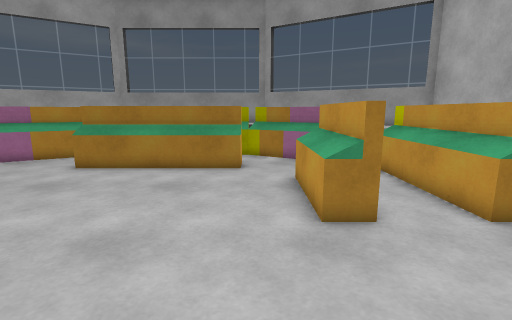
view 1 (above)

24 first-person views from a walk through a Unity game level. The camera is 1.2 m above the floor, tilts 10° down and sees 85° across. The floor is counted in squares, 0.5 m on a side. Each view is taken from the middle of a square. On the plan, view 1 faces up. The plan holds only what a view shows up to about 18 squares ahead; the rest is blank.

view 2
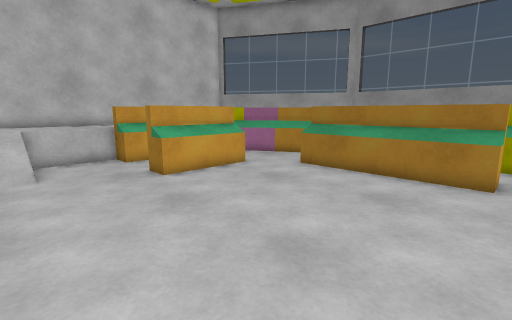

view 3
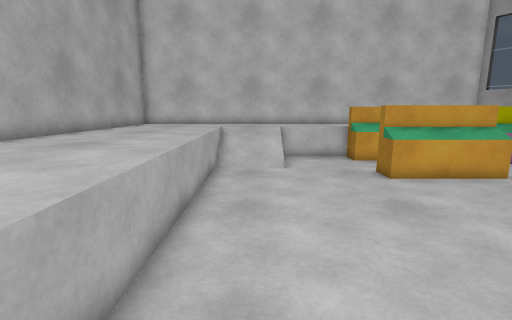

view 4
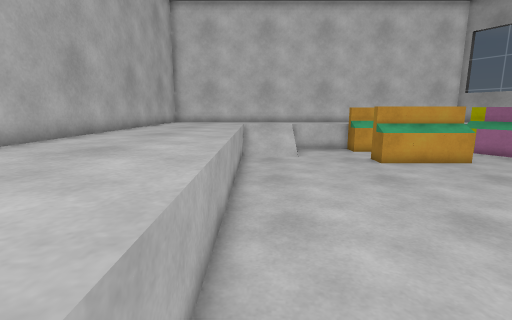

view 5
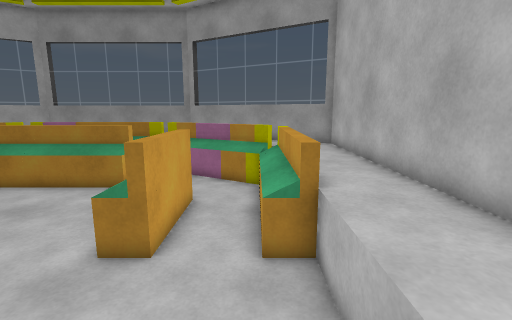

view 6
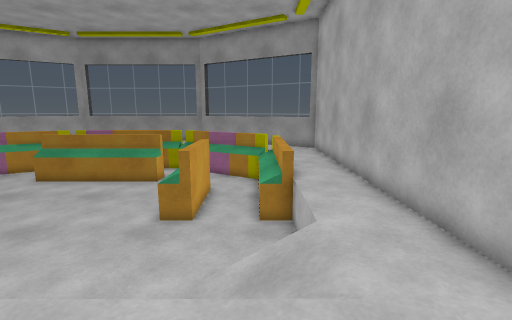

view 7
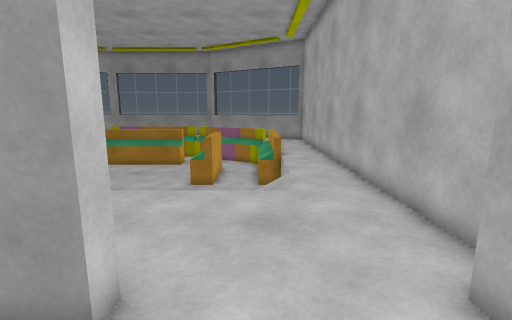

view 8
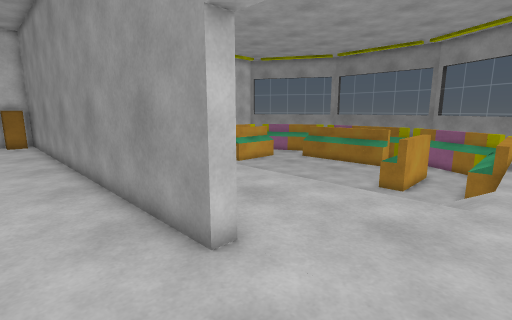

view 9
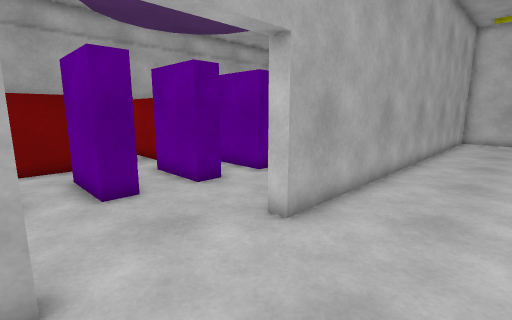

view 10
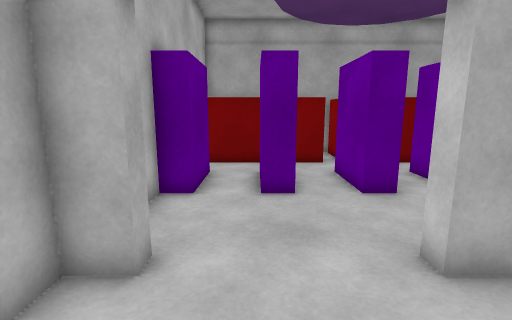

view 11
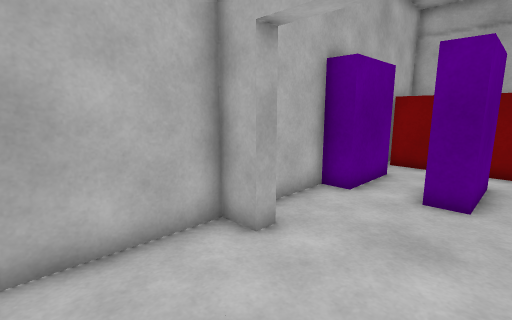

view 12
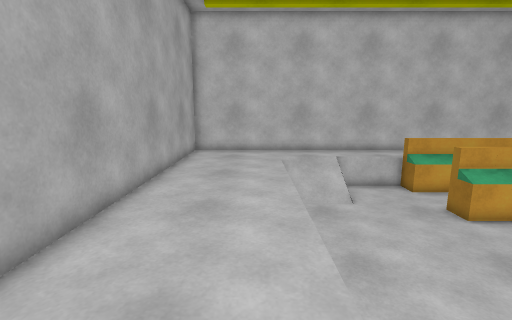

view 13
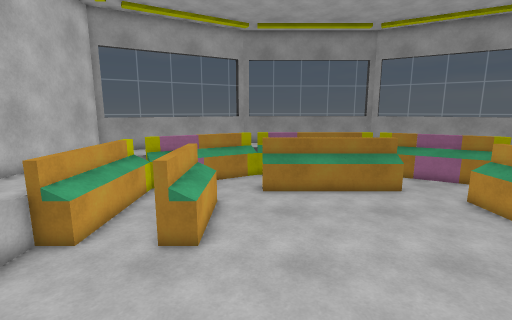

view 14
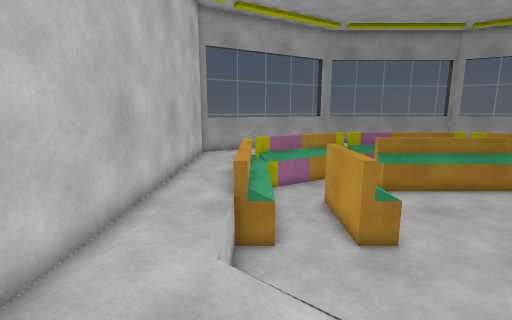

view 15
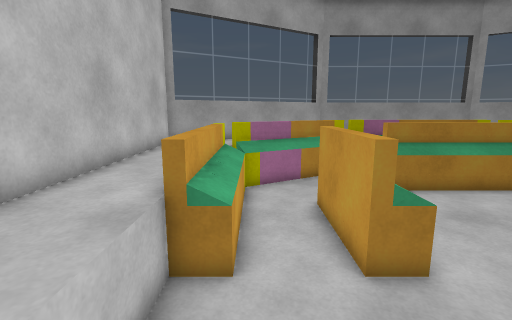

view 16
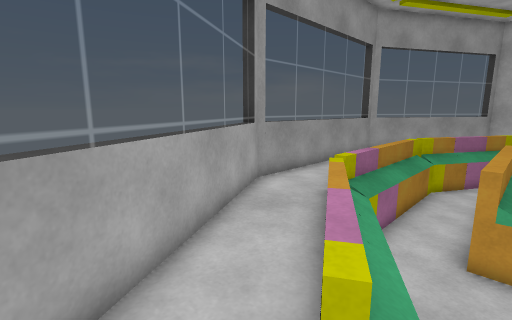

view 17
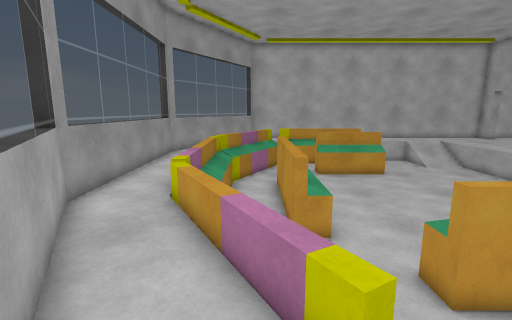

view 18
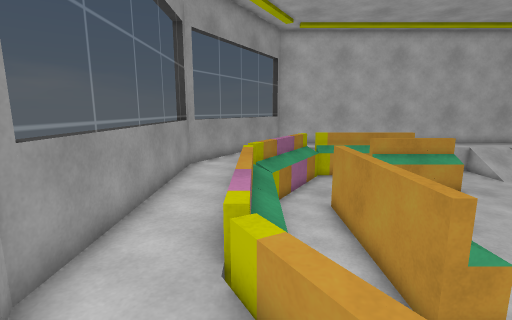

view 19
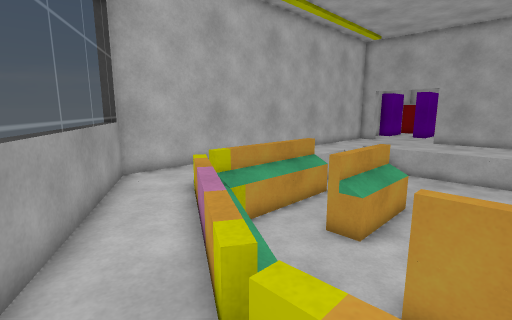

view 20
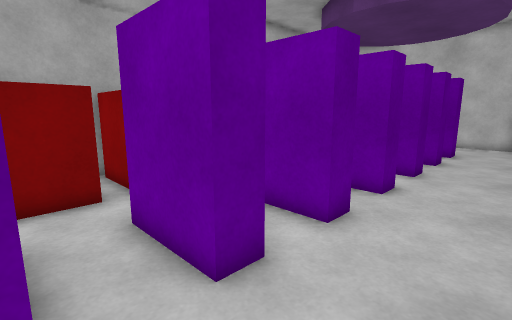

view 21
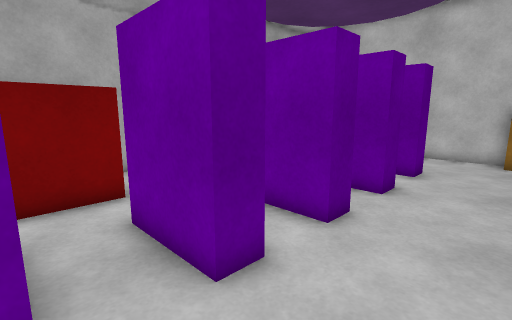

view 22
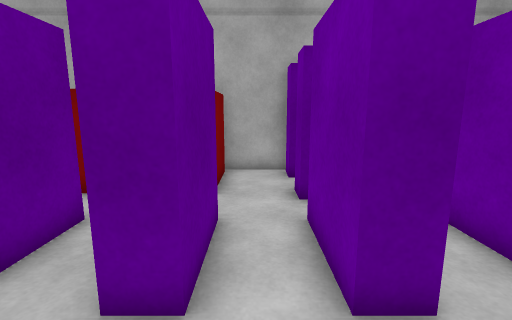

view 23
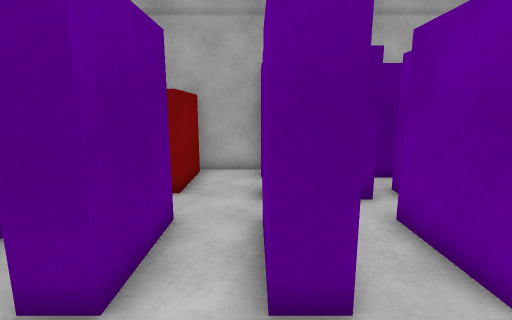

view 24
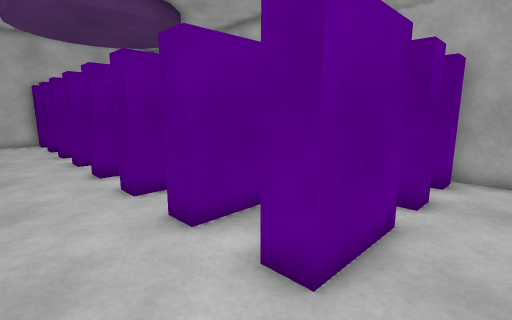

### Floor plan
Key: @ floor where view 1 was taken; # wall or solid block; . main floor; : floor 0.25 m higher than the main floor; - floor 0.75 m lower than the main floor; / step, stairs or slope; = window, fence, low wall or low ledge; ^ raised ledge; v drop or lower ground; O other object.
Columns run from 17 left of view 1 to 9 right of it. Each row starts with its distance up from view 1.
 19       ###==========##
 18     ##==...........=#=#
 17   ###=..............==#
 16 ###==...Ov       v/...#=##
 15 #==...//OOOOOOOOOO O/...==#
 14 #....OOO----------/O O....#
 13 #..v.O---OOOOOOOO----O:v..#
 12 #..OO----OOOOOOOO-----O ..#
 11 #.. ------------------O ..#
 10 #.. --OO----------OOO-O ..#
  9 #.. --OO----------OOO-O ..#
  8 #.. --OO----------OOO-O ..#
  7 #.. --OO----------OOO-OO..#
  6 #..O--OO----------OOO-OO..#
  5 #.=---------------------..#
  4 #.=---------------------..#
  3 #.=---------------------..#
  2 #..=//---------------///..#
  1 #..///---------------///..#
  0 #..///-----------@--- //..#
 -1 #..../.............../....#
 -2 #.........................#
 -3 #.........................#
 -4 #.........................#
 -5 #.........................#
 -6 #####################....##
 -7 #^........................#
 -8 #.........................#
 -9 #.........................#
-10 #...##.##.##.##.##.##.##.##
-11 # ..##.##.##.##.##. #.##.#
-12   ..#  ##. #.##.##. #.##.#
-13   ..#   #. #.##.##  #.##.#
-14   ..#   #  #...... .......
-15   ..#  #   #..^^^^ ^^^^^^^
-16   ... ..   ..^     ^^     #
-17   ..####   #.^     ^      #
-18   ###      ###^^ ^^#^^^^^^#

Positions as (right, up) in squares from view 1, and headings:
1: (0, 0), facing up
2: (0, 1), facing up-left
3: (0, 1), facing left
4: (3, 0), facing left
5: (5, 0), facing up
6: (5, -4), facing up
7: (5, -9), facing up
8: (7, -9), facing up-left
9: (8, -2), facing down-left
10: (6, -2), facing down
11: (4, -2), facing down-right
12: (0, -2), facing left
13: (-8, -2), facing up
14: (-14, -2), facing up
15: (-13, 1), facing up
16: (-16, 12), facing up-right
17: (-16, 14), facing right
18: (-12, 16), facing right
19: (-2, 18), facing down-right
20: (5, -7), facing down-left
21: (-1, -7), facing down-left
22: (-5, -7), facing down
23: (-6, -7), facing down
24: (-15, -7), facing down-right
